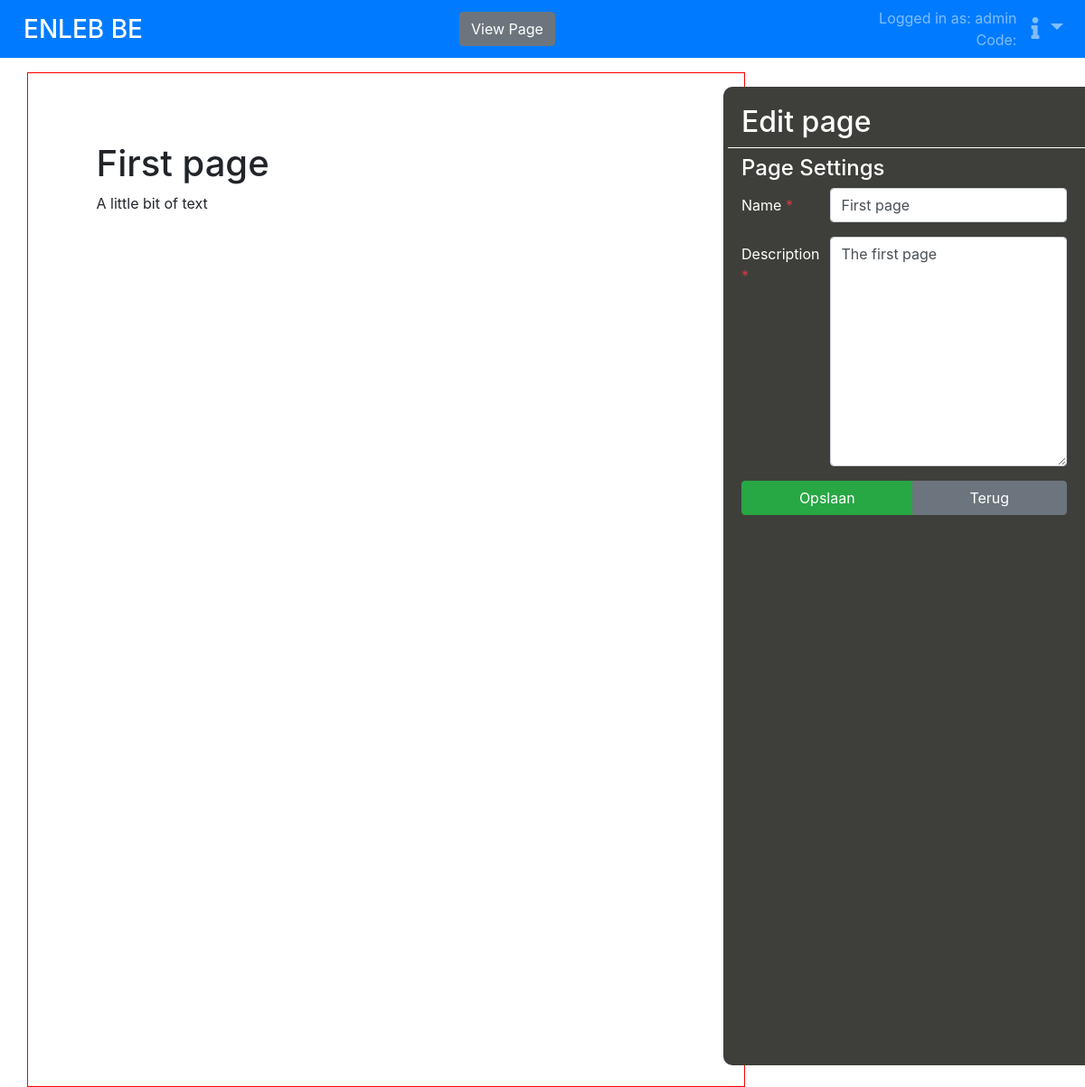
Screenshot of /test/2/edit/settings/ (signed in) with the database file from the repository.
### PageDisplay/models.py (models this page shows, shortened)
class BasicModuleMixin:
    @staticmethod
    def _render(widget, request, overlay=None, page_id=None, template_engine=None, **kwargs):
        local_context = {}
        for kwarg_name in widget.use_from_context:
            local_context[kwarg_name] = kwargs.get(kwarg_name, None)
        return widget.render(request,
                             overlay=overlay,
                             page_id=page_id,
                             template_engine=template_engine,
                             **local_context)

class BaseModule(models.Model):
    _type = models.PositiveIntegerField()
    verbose = "-Abstract module-"
    _type_id = 0
    exclude_editing_fields = []
    def get_child(self):
        child_class = registry.get_module(self._type)
        child_obj = child_class.objects.get(id=self.id)
        return child_obj
    def _init_widget(self, widget=None):
        widget = widget or self.widget
        if isinstance(widget, type):
            widget = widget(model=self)
        return widget
    def render(self, widget=None, request=None, **kwargs):
        child = self.get_child()
        widget_inst = child._init_widget(widget)
        return child._render(widget_inst, request, **kwargs)
    @staticmethod
    def _render(widget, request, **kwargs):
        return widget.render(request, context=kwargs)
    def get_modules(self, filter_class_type=None, filter_id=None, exclude_self=False):
        if exclude_self:
            return []
        if filter_id:
            if self.id == filter_id:
                return [self]
            else:
                return []
        if filter_class_type:
            if isinstance(self, filter_class_type):
                return [self]
            else:
                return []
        else:
            return [self]

class TitleModule(BasicModuleMixin, BaseModule):
    verbose = "Title"
    widget = module_widgets.TitleWidget
    _type_id = 1
    title = models.CharField(max_length=127)
    size = models.PositiveIntegerField(default=1, help_text="The level of the title 1,2,3... maz 5")
    css = models.CharField(max_length=256, help_text="CSS classes in accordance with Bootstrap",
                           null=True, blank=True, default="")

class TextModule(BasicModuleMixin, BaseModule):
    verbose = "Text"
    _type_id = 2
    widget = module_widgets.TextWidget
    text = models.TextField()
    css = models.CharField(max_length=256, help_text="CSS classes in accordance with Bootstrap",
                           null=True, blank=True, default="")

class Page(models.Model):
    root_module = models.ForeignKey('BaseModule', on_delete=models.CASCADE, blank=True, null=True)
    last_edited = models.DateTimeField(auto_now=True)
    name = models.CharField(max_length=63)
    option_fields = ['name']
    renderer = renderers.BasePageRenderer
    def __init__(self, *args, **kwargs):
        if 'layout' in kwargs.keys():
            if isinstance(kwargs.get('layout'), type):
                kwargs['layout'] = kwargs['layout'].objects.create()
        super(Page, self).__init__(*args, **kwargs)
    def get_as_child(self):
        for child in self.__class__.__subclasses__():
            if child.objects.filter(id=self.id).exists():
                return child.objects.get(id=self.id).get_as_child()
        return self
    def render(self, **kwargs):
        child = self.get_as_child()
        return child._render(**kwargs)
    def _render(self, **kwargs):
        renderer = kwargs.pop('renderer', None) or self.renderer
        return renderer(page=self).render(**kwargs)

### reports/models.py (models this page shows, shortened)
class ReportPage(Page):
    description = models.TextField()
    layout = models.ForeignKey(PageLayout, on_delete=models.SET_NULL, null=True)
    TECHS_ADVISED = 11
    TECHS_DENIED = 12
    TECHS_UNKNOWN = 13
    multi_type = models.IntegerField(
        choices=[
            (TECHS_ADVISED, 'Advised techs'),
            (TECHS_DENIED, 'Not advised techs'),
            (TECHS_UNKNOWN, 'No advise techs')
        ],
        blank=True,
        null=True,
        default=None,
    )
    has_header_footer = models.BooleanField(verbose_name="Has a header or footer", default=True)
    option_fields = ['name', 'description']
    renderer = ReportSinglePageRenderer
    def get_as_child(self):
        if self.multi_type is None:
            return ReportPageSingle.objects.get(id=self.id)
        else:
            return ReportPageMultiGenerated.objects.get(id=self.id)

### PageDisplay/views.py (the view, shortened to what this page needs)
class PageAlterSettingsView(PageEditMixin, UpdateView):
    template_name = 'pagedisplay/page_edit_settings.html'
    def get_object(self, queryset=None):
        return self.page
    def get_form_class(self):
        self.fields = self.page.option_fields
        self.model = self.page.__class__
        return super(PageAlterSettingsView, self).get_form_class()

### PageDisplay/__init__.py (called while the page is built)
def reverse_ns(request, url, kwargs):
    namespace = request.resolver_match.namespace
    if len(namespace) > 0:
        url = namespace + ":" + url
    return reverse(url, kwargs=kwargs)

### PageDisplay/models.py (called while the page is built)
    def get_sub_modules(self):
        return self.get_modules(exclude_self=True)

    def get_modules(self, filter_class_type=None, filter_id=None, exclude_self=False):
        if filter_id:
            link = self.module_link.filter(id=filter_id).first()
            if link:
                return [link.module.get_child()]
            elif self.id == filter_id:
                return [self]
        modules = []
        for module_link in self.module_link.order_by('position'):
            modules.extend(module_link.module.get_child().get_modules(
                filter_class_type=filter_class_type,
                filter_id=filter_id,
                exclude_self=False)
            )
        modules.extend(super(OrderedContainerModule, self).get_modules(
            filter_class_type=filter_class_type,
            filter_id=filter_id,
            exclude_self=exclude_self)
        )
        return modules

### PageDisplay/module_registry.py (called while the page is built)
    def get_module(self, type_id):
        registered_module = self._modules.get(type_id, None)
        if registered_module:
            return registered_module.module
        else:
            return None

### PageDisplay/module_widgets.py (called while the page is built)
    def render(self, request=None, context=None, **kwargs):
        context = context or {}
        context['widget'] = self.get_context_data(request=request, **kwargs)
        template = get_template(self.template_name, using=context.get('template_engine', None))
        rendered_result = template.render(context, request)
        return mark_safe(rendered_result)

    def get_context_data(self, request=None, **kwargs):
        return {'module': self.model,
                **kwargs}

### PageDisplay/renderers.py (called while the page is built)
    def render(self, request=None, **kwargs):
        template = get_template(self.template_name, using=kwargs.get('template_engine', None))
        context = self.get_context_data(request=request, **kwargs)
        return template.render(context)

    def get_context_data(self, request=None, **kwargs):
        context = {'request': request,
                   'page': self.page,
                   'renderer': self,
                   'current_container': self,
                   }
        context.update(kwargs)
        return context

### PageDisplay/sites.py (called while the page is built)
    def get_header_buttons(self, view_class):
        return {}

    def get_queryset(self):
        return Page.objects.all()

### PageDisplay/templates/pagedisplay/page_edit_settings.html (shortened to what this page needs)
{% extends 'pagedisplay/page_edit_base.html' %}
{% load page_tags %}
{% block sidebar_title %}
    Edit page
{% endblock %}
{% block sidebar_content %}
    <div class="row">
        <div class="h4 col-12">
            Page Settings
        </div>
        <form method="post" id="property_form" class="col-12">
            {% include "snippets/bootstrap_form.html" %}
        </form>
        <div class="btn-group col-12" role="group" aria-label="Opties">
            <input type="submit" class="btn btn-success" value="Opslaan" form="property_form">
            <a class="btn btn-secondary" href="{% ns_url 'edit_page' %}">Terug</a>
        </div>
    </div>
{% endblock %}

### assets/templates/base_with_body.html (shortened to what this page needs)
{% extends 'base.html' %}
{% load static %}
{% load django_bootstrap_breadcrumbs  %}
{% load score_result_tags %}
{% block body_content %}
    {% if user.is_authenticated %}
        <nav class="navbar navbar-expand navbar-dark bg-primary my-0 py-0">
            <a href="{% url 'index' %}" class="navbar-brand mr-auto">
                <span class="h3 d-none d-lg-inline"
                      style="line-height: 40px; vertical-align: middle; margin: 0 0 0 10px"> {{ SITE_DISPLAY_NAME }}</span>
            </a>
            <div class="mr-auto">
                {% block nav-bar-options %}
                {% endblock %}
            </div>
            {% with justify="d-flex justify-content-between align-items-center" %}
                <span class="navbar-text text-right px-2">
                Logged in as: {{ user }}<br>
                Code: {{ inquirer.get_inquiry_code }}
                </span>
                    <div class="navbar-nav">
                        <div class="nav-item dropdown">
                            <a class="nav-link dropdown-toggle h4 mb-0" href="#" data-toggle="dropdown">
                                <i class="fas fa-info"></i>
                            </a>
                        </div>
                    </div>
            {% endwith %}
        </nav>
    {% endif %}
    {% block body-containerless %}{% endblock %}
{% endblock body_content %}

### PageDisplay/templates/pagedisplay/modules/module_vertical_container.html (shortened to what this page needs)
{% load page_tags %}
{% for sub_module in widget.module.get_sub_modules %}
    <div class="row">
        <div class="col-12">
            {% render_module sub_module %}
        </div>
    </div>
{% endfor %}

### PageDisplay/templates/pagedisplay/modules/module_title.html
<h{{ widget.module.size }} style="{{ widget.module.css }}">
    {{ widget.module.title }}
</h{{ widget.module.size }}>

### PageDisplay/templates/pagedisplay/modules/module_text.html
{% load full_domain_urls %}
<p style="{{ widget.module.css }}">
    {{ widget.module.text|linebreaksbr|urlize|urls_in_new_tab }}
</p>

### assets/templates/snippets/bootstrap_form.html (shortened to what this page needs)
{% load widget_tweaks %}
{% for field in form.visible_fields %}
    <div class="form-group row">
        <div class="col-md-3 ">
            <label for="{{ field.id_for_label }}" class="col-form-label q_question">
                {{ field.label }}
                {% if field.field.required %}
                    <span class="text-danger">*</span>
                {% endif %}
            </label>
        </div>
        <div class="col-md-9 sksr_q_answer">
            {% if form.is_bound %}
                {% if field.errors %}
                    {% for error in field.errors %}
                        <div class="alert alert-danger mb-0">
                            {{ error }}
                        </div>
                    {% endfor %}
                    {% render_field field class="form-control" placeholder=field.label %}
                {% else %}
                    {% render_field field class="form-control" placeholder=field.label %}
                {% endif %}
            {% else %}
                {% if field.field.disabled %}
                    {% render_field field class="form-control" placeholder=field.label %}
                {% else %}
                    {% render_field field class="form-control" placeholder=field.label %}
                {% endif %}
            {% endif %}
        </div>
    </div>
{% endfor %}

### rows the page displays
TitleModule: module "First page"
TextModule: module.text|urls_in_new_tab "A little bit of text"
Page: name "First page"
ReportPage: description "The first page"

### other values shown
{{ SITE_DISPLAY_NAME }} "ENLEB BE"
{{ name }} "View Page"
{{ user }} "admin"
{{ field.label }} "Name" "Description"
